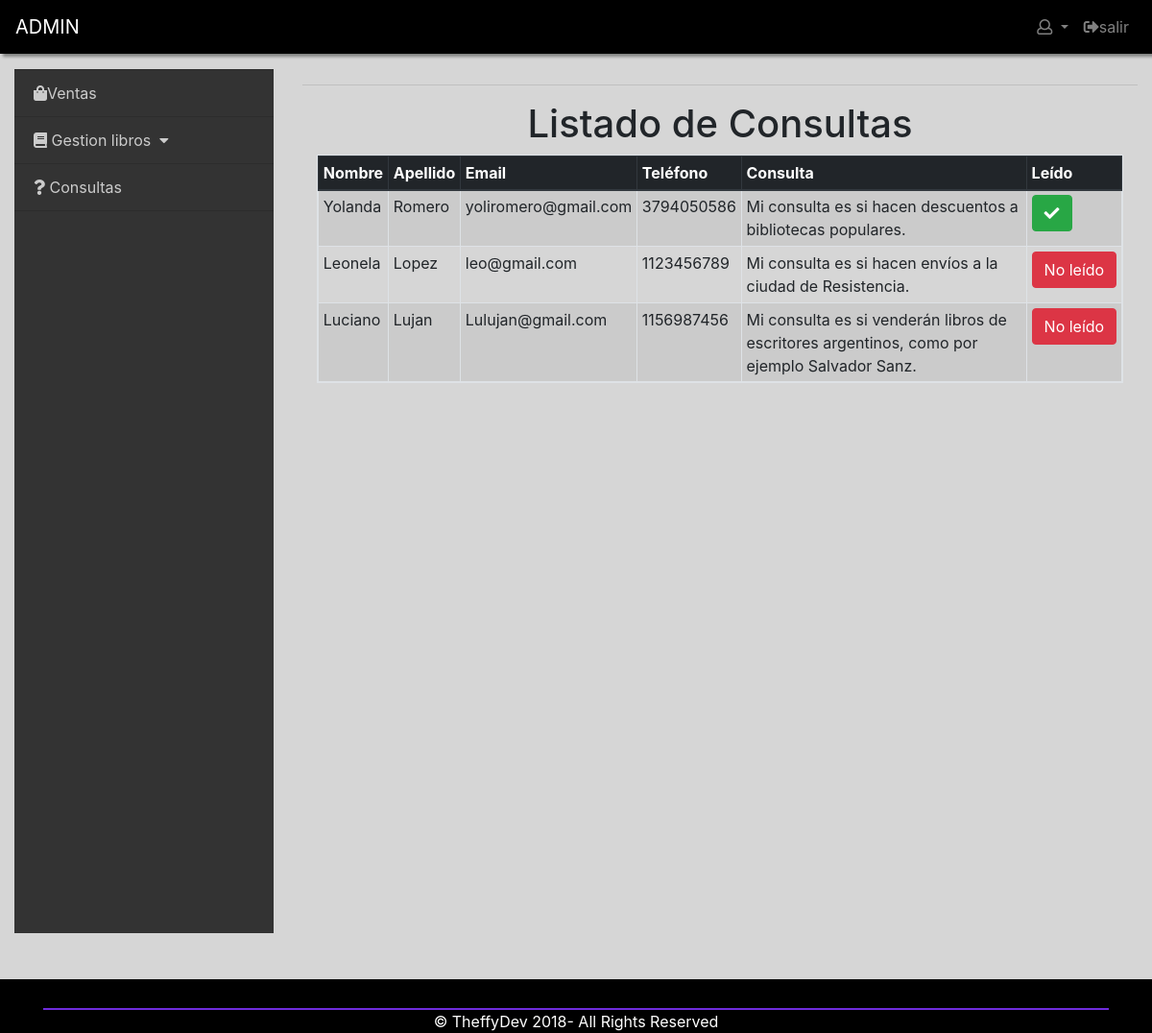
The app's page /index.php/consulta_controller with its own data.
### tables this page shows
CREATE TABLE `consultas` (
  `consulta_id` int(11) NOT NULL,
  `nombre_consulta` varchar(50) NOT NULL,
  `apellido_consulta` varchar(50) NOT NULL,
  `email_consulta` varchar(100) NOT NULL,
  `telefono_consulta` varchar(50) NOT NULL,
  `consulta_descripcion` varchar(600) NOT NULL,
  `leido` tinyint(1) NOT NULL
);

### application/controllers/consulta_controller.php (called while the page is built, shortened)
<?php
class Consulta_controller extends CI_Controller {
public function index()
	{
		$this->load->model('consulta_model');
		$data = array('titulo' => 'Listado de Consulta');
		$dat['consultas'] = $this->consulta_model->select_consultas();
		$this->load->view('plantillas/header_view',$data);
		$this->load->view('plantillas/menu_admin_view');
		$this->load->view('plantillas/sidenav_admin_view');
		$this->load->view('back_views/lista_consulta_view', $dat);
		$this->load->view('plantillas/footer_admin_view');
	}
}

### index.php (called while the page is built, shortened)
<?php
require_once BASEPATH.'core/CodeIgniter.php';

### application/models/consulta_model.php (called while the page is built, shortened)
<?php
class Consulta_model extends CI_Model
{
	public function select_consultas()
	{
		$this->db->select('*');
		$this->db->from('consultas');
		$query = $this->db->get();
		return $query->result();
	}
}

### application/views/back_views/lista_consulta_view.php (the view)
<div class="container">
	<div class="row">
		<div class="col-lg-12">
			<h1 class="page-header" style="text-align:center;">Listado de Consultas</h1>
		</div>
	</div>
	<div class="row">
		<div class="col-md-12 mx-auto">
			<table id="mytable" class="table table-responsive table-sm table-bordered table-striped table-hover">
				<thead class="thead-dark">
					<th scope="col">Nombre</th>
					<th scope="col">Apellido</th>
					<th scope="col">Email</th>
					<th scope="col">Teléfono</th>
					<th scope="col">Consulta</th>
					<th scope="col">Leído</th>
				</thead>
				<tbody>
				<?php foreach($consultas as $row) {?>
						<tr>
							<td> <?php echo $row->nombre_consulta; ?> </td>
							<td> <?php echo $row->apellido_consulta; ?> </td>
							<td> <?php echo $row->email_consulta; ?> </td>
							<td> <?php echo $row->telefono_consulta; ?> </td>
							<td> <?php echo $row->consulta_descripcion; ?> </td>
							<?php
							if ( ($row->leido) ==1 )
								{ ?>
									<td> <a class="btn btn-success" href="" > <i class="fas fa-check"></i></a></td>
								 <?php }
								 else {?>
											<td> <a class="btn btn-danger" title="marcar como leído" href="<?php echo base_url("consulta_controller/leer_consulta/$row->consulta_id");?>" >
										No leído</a></td>
									<?php } ?>
								</tr>
							<?php }?>
						</tbody>
					</table>
				</div>
			</div>
		</div>

### assets/css/estilo.css (style rules this page uses)
#body { background-color: rgba(214, 214, 214, 1); }

### assets/css/sb-admin.css (style rules this page uses)
html { position: relative; min-height: 100%; }
body { overflow-x: hidden; }

### records on screen
consultas: nombre_consulta "Yolanda", apellido_consulta "Romero", email_consulta "yoliromero@gmail.com", telefono_consulta "3794050586", consulta_descripcion "Mi consulta es si hacen descuentos a bibliotecas populares."
consultas: nombre_consulta "Leonela", apellido_consulta "Lopez", email_consulta "leo@gmail.com", telefono_consulta "1123456789", consulta_descripcion "Mi consulta es si hacen envíos a la ciudad de Resistencia."
consultas: nombre_consulta "Luciano", apellido_consulta "Lujan", email_consulta "Lulujan@gmail.com", telefono_consulta "1156987456", consulta_descripcion "Mi consulta es si venderán libros de escritores argentinos, como por ejemplo Salvador Sanz."
